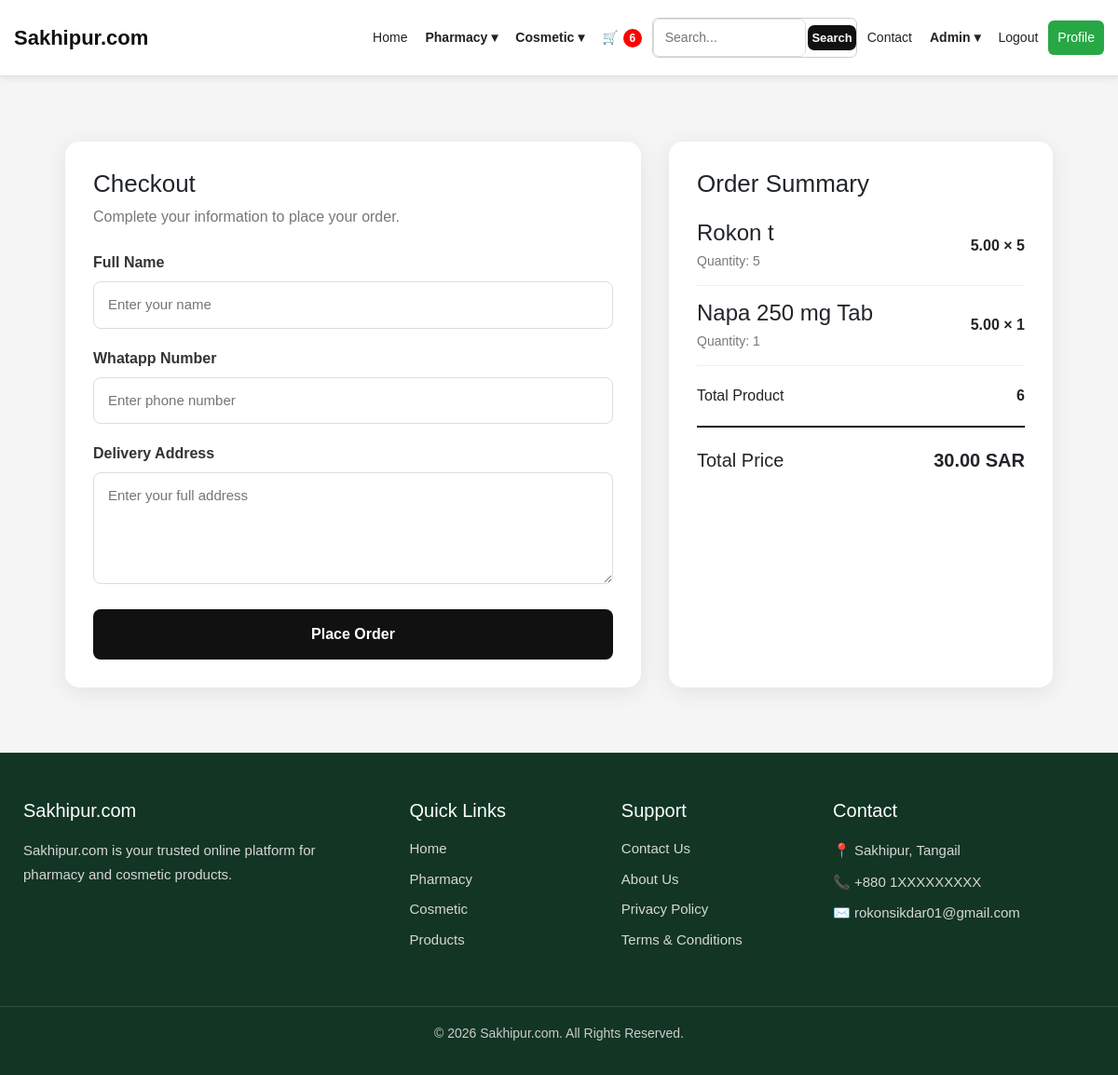
Before: /checkout/ (signed in) with the older database file.
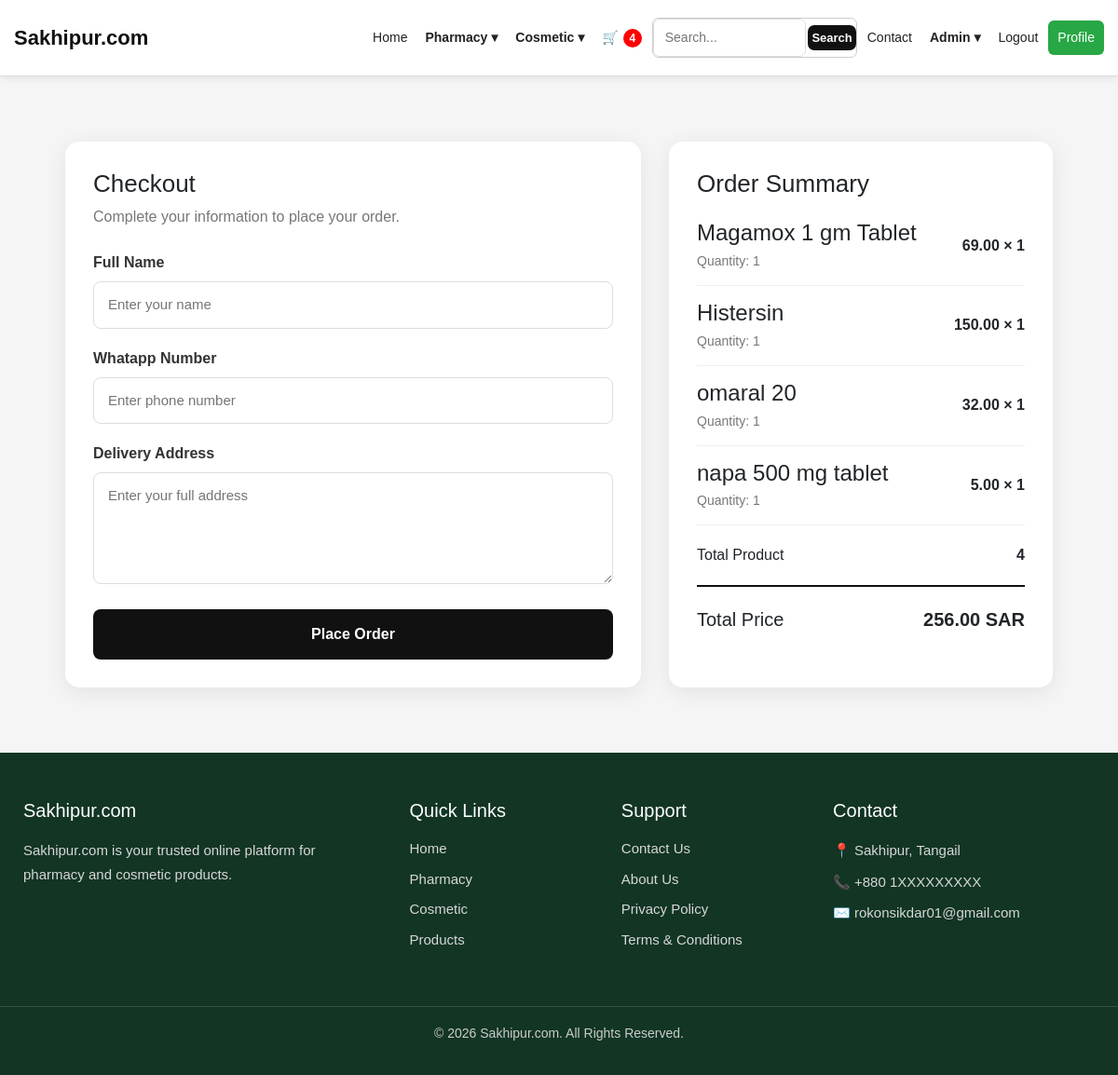
After: the same page with the newer database file.
### myapp/models.py (models this page shows, shortened)
class Cart(models.Model):
    user = models.ForeignKey(User, on_delete=models.CASCADE)
    product = models.ForeignKey(Product, on_delete=models.CASCADE)
    quantity = models.PositiveIntegerField(default=1)

class Product(models.Model):
    name = models.CharField(max_length=200)
    location = models.CharField(max_length=25, null=True, blank=True)
    date = models.DateField(null=True, blank=True)
    expired = models.DateField(null=True, blank=True)
    quantity = models.PositiveIntegerField(default=0)
    price = models.DecimalField(max_digits=10, decimal_places=2)
    discount = models.DecimalField(max_digits=10, decimal_places=2, null=True, blank=True, default=0)
    image = models.ImageField(upload_to="products/", blank=True, null=True)
    created_at = models.DateTimeField(auto_now_add=True)
    updated_at = models.DateTimeField(auto_now=True)

### myapp/views.py (the view, shortened to what this page needs)
# urls.py: path('checkout/', views.checkout, name='checkout'),
def checkout(request):
    cart_items = Cart.objects.filter(user=request.user)
    if not cart_items.exists():
        messages.error(request, "Your cart is empty.")
        return redirect('mycart')
    total_product = 0
    total_price = 0
    for item in cart_items:
        total_product += item.quantity
        total_price += item.product.price * item.quantity
    return render(request, 'checkout.html', {
        'cart_items': cart_items,
        'total_product': total_product,
        'total_price': total_price,
    })

### templates/checkout.html (shortened to what this page needs)
{% extends "index.html" %}
{% load static %}
{% block content %}
<link rel="stylesheet" href="{% static 'css/checkout.css' %}">
<div class="checkout-container">
    <div class="checkout-left">
        <h2>Checkout</h2>
        <p class="subtitle">Complete your information to place your order.</p>
        <form method="POST">
            <div class="form-group">
                <label>Full Name</label>
                <input
                    type="text"
                    name="name"
                    value="{{ request.user.first_name }}"
                    placeholder="Enter your name"
                    required
                >
            </div>
            <div class="form-group">
                <label>Whatapp Number</label>
                <input
                    type="text"
                    name="phone"
                    placeholder="Enter phone number"
                    required
                >
            </div>
            <div class="form-group">
                <label>Delivery Address</label>
                <textarea
                    name="address"
                    placeholder="Enter your full address"
                    required
                ></textarea>
            </div>
            <button type="submit" class="place-order-btn">
                Place Order
            </button>
        </form>
    </div>
    <div class="checkout-right">
        <h2>Order Summary</h2>
        {% for item in cart_items %}
        <div class="summary-product">
            <div>
                <h4>{{ item.product.name }}</h4>
                <p>Quantity: {{ item.quantity }}</p>
            </div>
            <strong>
                {{ item.product.price }} × {{ item.quantity }}
            </strong>
        </div>
        {% endfor %}
        <div class="summary-line">
            <span>Total Product</span>
            <strong>{{ total_product }}</strong>
        </div>
        <div class="summary-total">
            <span>Total Price</span>
            <strong>{{ total_price }} SAR</strong>
        </div>
    </div>
</div>
{% endblock %}

Changed rows visible on the page:
removed Cart: product.name "Rokon t", quantity "5", product.price "5.00"
removed Cart: product.name "Napa 250 mg Tab", quantity "1", product.price "5.00"
added Cart: product.name "Magamox 1 gm Tablet", quantity "1", product.price "69.00"
added Cart: product.name "Histersin", quantity "1", product.price "150.00"
added Cart: product.name "omaral 20", quantity "1", product.price "32.00"
added Cart: product.name "napa 500 mg tablet", quantity "1", product.price "5.00"
Other visible differences:
{{ total_product }}: "6" → "4"
{{ total_price }}: "30.00" → "256.00"
